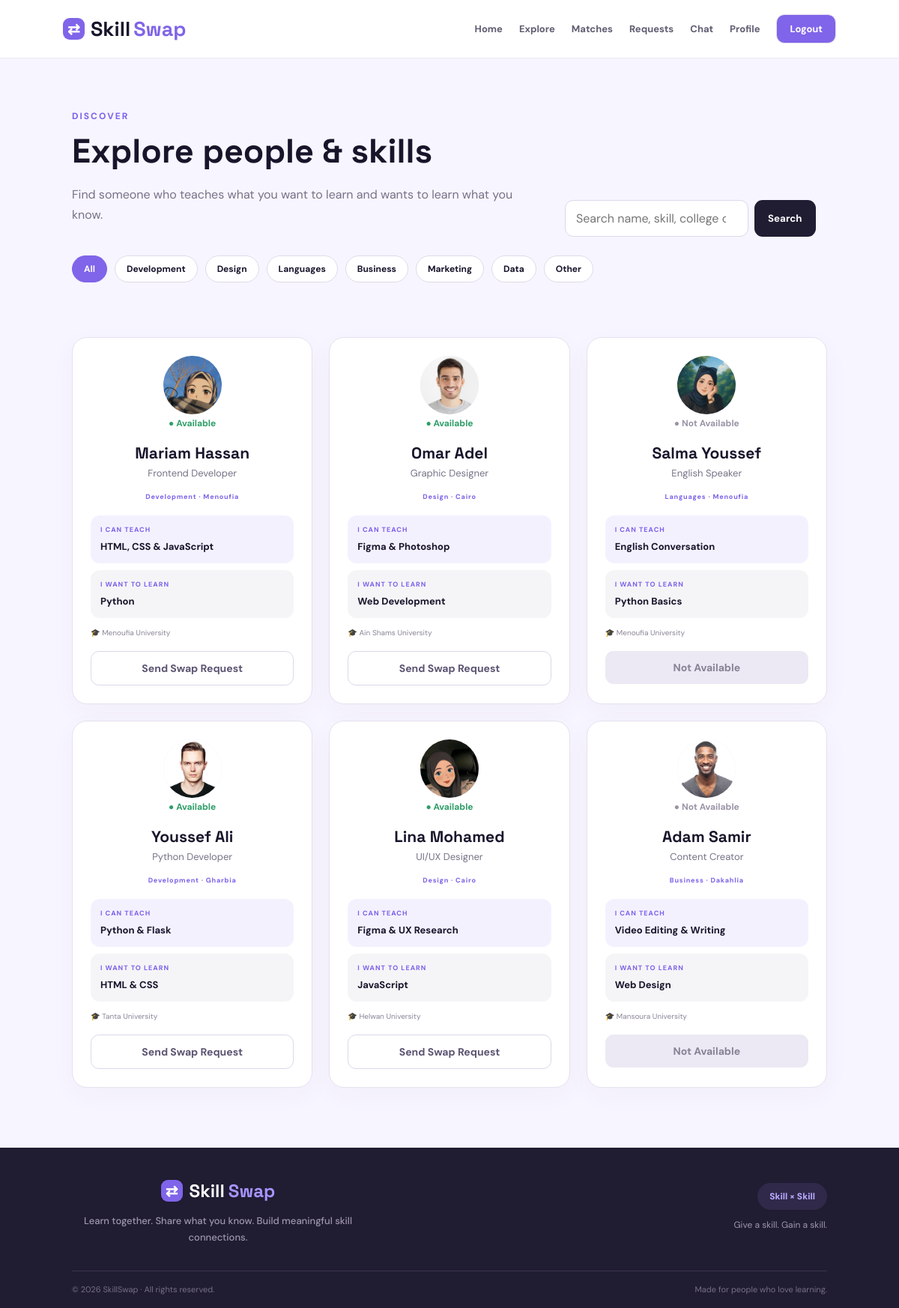
Page /explore (signed in) on the committed database.
### tables this page shows
CREATE TABLE users (
 id INTEGER PRIMARY KEY AUTOINCREMENT, name TEXT NOT NULL, email TEXT UNIQUE NOT NULL,
 password TEXT NOT NULL, bio TEXT DEFAULT '', teach TEXT DEFAULT '', learn TEXT DEFAULT '',
 avatar TEXT DEFAULT '', college TEXT DEFAULT '', governorate TEXT DEFAULT '',
 category TEXT DEFAULT 'Development', available INTEGER DEFAULT 1, gender TEXT DEFAULT ''
);

### app.py (the view)
@app.route("/explore")
def explore():
    if not current_user():
        return redirect(url_for("login"))
    search = request.args.get("q", "").strip().lower()
    category = request.args.get("category", "All")
    conn = get_db()
    real_people = conn.execute("SELECT * FROM users WHERE id != ? ORDER BY name", (session["user_id"],)).fetchall()
    request_rows = conn.execute("SELECT sender_id, receiver_id, status FROM swap_requests WHERE sender_id=? OR receiver_id=?", (session["user_id"], session["user_id"])).fetchall()
    conn.close()
    people = DEMO_PEOPLE + [dict(row) for row in real_people]
    filtered = []
    for person in people:
        text = " ".join(str(person.get(key, "")) for key in ["name", "role", "teach", "learn", "college", "governorate", "category"]).lower()
        if search and search not in text:
            continue
        if category != "All" and person.get("category") != category:
            continue
        filtered.append(person)
    request_map = {}
    for row in request_rows:
        other = row["receiver_id"] if row["sender_id"] == session["user_id"] else row["sender_id"]
        request_map[other] = row["status"] if row["sender_id"] == session["user_id"] else "received"
    return render_template("explore.html", people=filtered, search=search, category=category, request_map=request_map)

### app.py (called while the page is built)
def get_db():
    conn = sqlite3.connect("skillswap.db")
    conn.row_factory = sqlite3.Row
    conn.execute("PRAGMA foreign_keys = ON")
    return conn

def current_user():
    if "user_id" not in session:
        return None
    conn = get_db()
    user = conn.execute("SELECT * FROM users WHERE id=?", (session["user_id"],)).fetchone()
    conn.close()
    return user

@app.context_processor
def global_data():
    return {"current_user": current_user()}

### templates/explore.html (shortened to what this page needs)
<!DOCTYPE html>
<html lang="en">
<head>
    <link rel="stylesheet" href="/static/css/style.css">
</head>
<body>
    <nav class="navbar">
        <a href="/" class="brand"><span class="brand-mark">⇄</span><span>Skill</span><b>Swap</b></a>
        <div class="nav-links">
            <a href="/">Home</a>
            {% if current_user %}
                <a href="/explore">Explore</a>
                <a href="/matches">Matches</a>
                <a href="/requests">Requests</a>
                <a href="/chat">Chat</a>
                <a href="/profile">Profile</a>
                <a class="nav-logout" href="/logout">Logout</a>
            {% else %}
                <a href="/login">Login</a>
                <a class="nav-cta" href="/signup">Get Started</a>
            {% endif %}
        </div>
    </nav>
    <main>
<section class="page-head explore-head">
    <div>
        <span class="eyebrow">DISCOVER</span>
        <h1>Explore people & skills</h1>
        <p>Find someone who teaches what you want to learn and wants to learn what you know.</p>
    </div>
    <form class="search-form" method="GET" action="/explore">
        <input class="search-pill" type="search" name="q" value="{{ search }}" placeholder="Search name, skill, college or governorate..." aria-label="Search">
        <button class="search-btn" type="submit">Search</button>
    </form>
</section>
<div class="filter-row">
    {% for item in ["All", "Development", "Design", "Languages", "Business", "Marketing", "Data", "Other"] %}
        <a class="filter {% if category == item %}active{% endif %}" href="/explore?category={{ item }}{% if search %}&q={{ search }}{% endif %}">{{ item }}</a>
    {% endfor %}
</div>
<section class="people-grid">
    {% for person in people %}
        <article class="person-card">
            <div class="person-top">
                <div class="avatar">
                    {% if person.avatar %}<img src="{{ person.avatar }}" alt="{{ person.name }} profile picture">{% else %}{{ person.name[0] }}{% endif %}
                </div>
                {% if person.available %}<span class="availability available">● Available</span>{% else %}<span class="availability unavailable">● Not Available</span>{% endif %}
            </div>
            <div class="person-center">
                <h3>{{ person.name }}</h3>
                <p class="role">{{ person.role or 'SkillSwap Member' }}</p>
                <span class="match-label">{{ person.category }} · {{ person.governorate or 'Location not set' }}</span>
            </div>
            <div class="skill-box"><small>I CAN TEACH</small><strong>{{ person.teach or 'Skills not added yet' }}</strong></div>
            <div class="skill-box want"><small>I WANT TO LEARN</small><strong>{{ person.learn or 'Goals not added yet' }}</strong></div>
            <div class="person-meta"><span>🎓 {{ person.college or 'College not set' }}</span></div>
            {% if not person.available %}
                <button class="btn btn-disabled full" type="button" disabled>Not Available</button>
            {% elif person.id < 0 %}
                <button class="btn btn-outline full" type="button" onclick="showDemoMessage()">Send Swap Request</button>
            {% elif request_map.get(person.id) == 'pending' %}
                <button class="btn btn-disabled full" type="button" disabled>Request Sent ✓</button>
            {% elif request_map.get(person.id) == 'received' %}
                <a class="btn btn-outline full" href="/requests">Review Request</a>
            {% elif request_map.get(person.id) == 'accepted' %}
                <a class="btn btn-primary full" href="/chat/{{ person.id }}">Open Chat</a>
            {% else %}
                <form method="POST" action="/request/{{ person.id }}"><button class="btn btn-primary full" type="submit">Send Swap Request</button></form>
            {% endif %}
        </article>
    {% else %}
        <div class="empty-box grid-empty"><strong>No people found.</strong><br>Try another search or category.</div>
    {% endfor %}
</section>
    </main>
    <footer class="site-footer">
        <div class="footer-main">
            <div class="footer-about">
                <div class="footer-brand"><span class="brand-mark">⇄</span><span>Skill</span><b>Swap</b></div>
                <p>Learn together. Share what you know. Build meaningful skill connections.</p>
            </div>
            <div class="footer-skill">
                <span>Skill × Skill</span>
                <p>Give a skill. Gain a skill.</p>
            </div>
        </div>
        <div class="footer-bottom">
            <span>© 2026 SkillSwap · All rights reserved.</span>
            <span>Made for people who love learning.</span>
        </div>
    </footer>
</body>
</html>

### rows in the picture
users: shows a picture, shows "● Available", name "Mariam Hassan", bio "Frontend Developer", category "Development", governorate "Menoufia", teach "HTML, CSS & JavaScript", teach "Python", college "Menoufia University", shows "Send Swap Request"

### other values in the picture
{{ item }} "All" "Development" "Design" "Languages" "Business" "Marketing" "Data" "Other"
{{ person.name }} "Omar Adel" "Salma Youssef" "Youssef Ali" "Lina Mohamed" "Adam Samir"
{{ person.role or 'SkillSwap Member' }} "Graphic Designer" "English Speaker" "Python Developer" "UI/UX Designer" "Content Creator"
{{ person.category }} "Design" "Languages" "Development" "Design" "Business"
{{ person.governorate or 'Location not set' }} "Cairo" "Menoufia" "Gharbia" "Cairo" "Dakahlia"
{{ person.teach or 'Skills not added yet' }} "Figma & Photoshop" "English Conversation" "Python & Flask" "Figma & UX Research" "Video Editing & Writing"
{{ person.learn or 'Goals not added yet' }} "Web Development" "Python Basics" "HTML & CSS" "JavaScript" "Web Design"
{{ person.college or 'College not set' }} "Ain Shams University" "Menoufia University" "Tanta University" "Helwan University" "Mansoura University"
